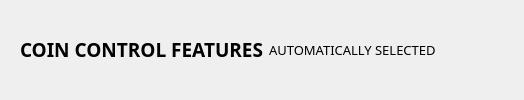
              <widget class="QWidget" name="coinControlTitleWidget" native="true">
               <property name="minimumSize">
                <size>
                 <width>0</width>
                 <height>60</height>
                </size>
               </property>
               <property name="styleSheet">
                <string notr="true">#coinControlTitleWidget { background-color: white; }</string>
               </property>
               <layout class="QHBoxLayout" name="coinControlTitleWidgetLayout">
                <property name="leftMargin">
                 <number>20</number>
                </property>
                <property name="topMargin">
                 <number>20</number>
                </property>
                <property name="rightMargin">
                 <number>20</number>
                </property>
                <property name="bottomMargin">
                 <number>20</number>
                </property>
                <item>
                 <widget class="QLabel" name="labelCoinControlFeatures">
                  <property name="sizePolicy">
                   <sizepolicy hsizetype="Preferred" vsizetype="Maximum">
                    <horstretch>0</horstretch>
                    <verstretch>0</verstretch>
                   </sizepolicy>
                  </property>
                  <property name="font">
                   <font>
                    <family>Montserrat</family>
                    <pointsize>14</pointsize>
                    <weight>75</weight>
                    <bold>true</bold>
                   </font>
                  </property>
                  <property name="styleSheet">
                   <string notr="true">font-weight:bold;</string>
                  </property>
                  <property name="text">
                   <string>COIN CONTROL FEATURES</string>
                  </property>
                 </widget>
                </item>
                <item>
                 <widget class="QLabel" name="labelCoinControlAutomaticallySelected">
                  <property name="font">
                   <font>
                    <family>Montserrat</family>
                    <pointsize>10</pointsize>
                   </font>
                  </property>
                  <property name="text">
                   <string>AUTOMATICALLY SELECTED</string>
                  </property>
                  <property name="margin">
                   <number>0</number>
                  </property>
                 </widget>
                </item>
                <item>
                 <spacer name="horizontalSpacer_2">
                  <property name="orientation">
                   <enum>Qt::Horizontal</enum>
                  </property>
                  <property name="sizeHint" stdset="0">
                   <size>
                    <width>40</width>
                    <height>20</height>
                   </size>
                  </property>
                 </spacer>
                </item>
                <item>
                 <widget class="QLabel" name="labelCoinControlChangeLabel">
                  <property name="sizePolicy">
                   <sizepolicy hsizetype="Preferred" vsizetype="Preferred">
                    <horstretch>0</horstretch>
                    <verstretch>0</verstretch>
                   </sizepolicy>
                  </property>
                  <property name="minimumSize">
                   <size>
                    <width>0</width>
                    <height>0</height>
                   </size>
                  </property>
                  <property name="font">
                   <font>
                    <family>Montserrat</family>
                    <pointsize>12</pointsize>
                   </font>
                  </property>
                  <property name="styleSheet">
                   <string notr="true">#labelCoinControlChangeLabel { color: red; }</string>
                  </property>
                  <property name="text">
                   <string/>
                  </property>
                  <property name="margin">
                   <number>3</number>
                  </property>
                 </widget>
                </item>
                <item>
                 <widget class="QLabel" name="helpLabel">
                  <property name="cursor">
                   <cursorShape>PointingHandCursor</cursorShape>
                  </property>
                  <property name="text">
                   <string/>
                  </property>
                  <property name="pixmap">
                   <pixmap resource="../bitcoin.qrc">:/icons/md/question_mark_blue</pixmap>
                  </property>
                 </widget>
                </item>
               </layout>
              </widget>
